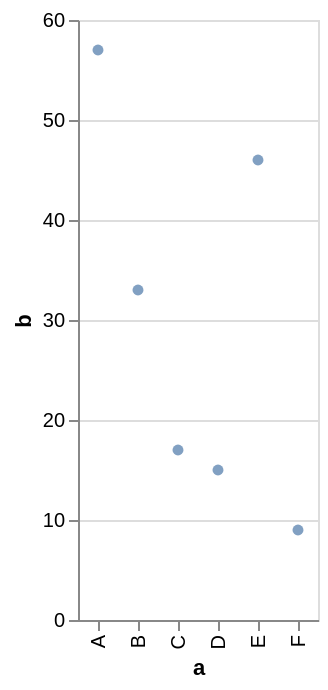

Vega-Lite specification for this chart:
### Vega-Lite specification from a JSON file in a GitHub repository (floating-point values rounded to 4 significant figures)
{"$schema": "https://vega.github.io/schema/vega-lite/v2.json", "name": "bubble 1", "description": "A simple bar chart with embedded data.", "data": {"values": [{"a": "A", "b": 57}, {"a": "B", "b": 33}, {"a": "C", "b": 17}, {"a": "D", "b": 15}, {"a": "E", "b": 46}, {"a": "F", "b": 9}]}, "mark": "circle", "encoding": {"x": {"field": "a", "type": "ordinal"}, "y": {"field": "b", "type": "quantitative"}}}
